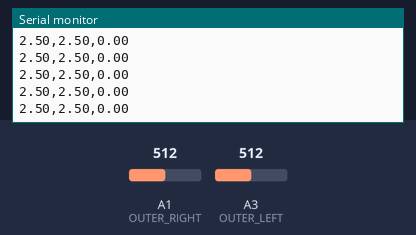
This sketch was run on a simulated Arduino Uno, built with avr-gcc and run on an emulated ATmega328P. Shown: the last lines printed to the serial monitor. The inputs (shaded band) are chosen by the test bench; at power-on: A1 (OUTER_RIGHT) = 512, A3 (OUTER_LEFT) = 512.

Above: at 1.2 s.
1.3 s: A1 (OUTER_RIGHT) set to 716
At 1.32 s:
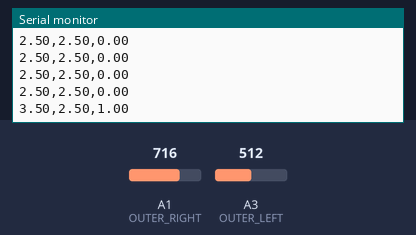
2.8 s: A3 (OUTER_LEFT) set to 716
At 2.84 s:
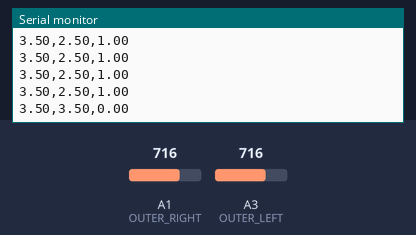
4.3 s: A1 (OUTER_RIGHT) set to 900
At 4.36 s:
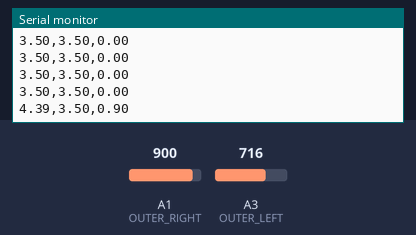
7.3 s: A3 (OUTER_LEFT) set to 900
At 7.3 s:
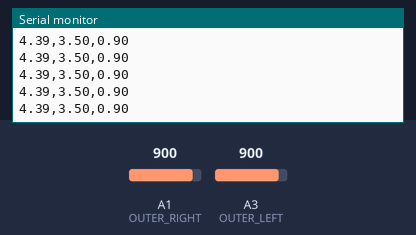
Timing chart, 0 to 9.8 s (numbered marks = the images above; inputs shaded):
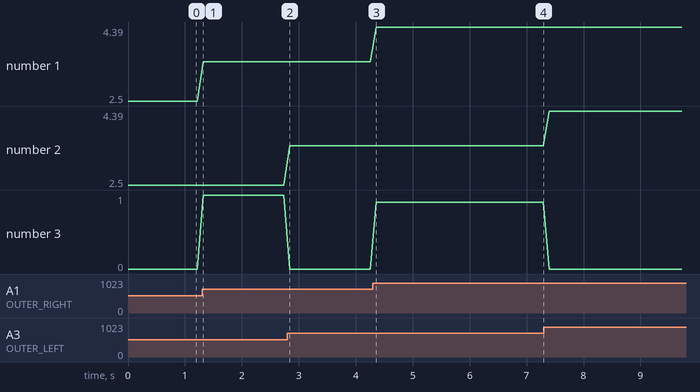

The sketch:

calibrate.ino
```cpp
#define OUTER_RIGHT (A1) // blue
#define INNER_RIGHT (A0) // purple
#define INNER_LEFT (A2) // green
#define OUTER_LEFT (A3) // yellow

void setup() {
  // put your setup code here, to run once:
  Serial.begin(9600);
}

void loop() {
  // put your main code here, to run repeatedly:
  float left = 5.0f * analogRead(OUTER_RIGHT) / 1024.0f;
  float right = 5.0f * analogRead(OUTER_LEFT) / 1024.0f;

  Serial.print(left);
  Serial.print(",");
  Serial.print(right);
  Serial.print(",");
  Serial.println(left-right);

  delay(100);
}
```

Measured:
- after the input at 1.3 s, the serial monitor: prints a new line at once (image 1)
- after the input at 2.8 s, the serial monitor: prints a new line at once (image 2)
- after the input at 4.3 s, the serial monitor: prints a new line after 0.06 s (image 3)
- plotted number 1: 2.5 → 3.5 after the input at 1.3 s, 3.5 → 4.39 after the input at 4.3 s
- plotted number 3: 0 → 1 after the input at 1.3 s, 0 → 0.9 after the input at 4.3 s, 0.9 → 0 after the input at 7.3 s
